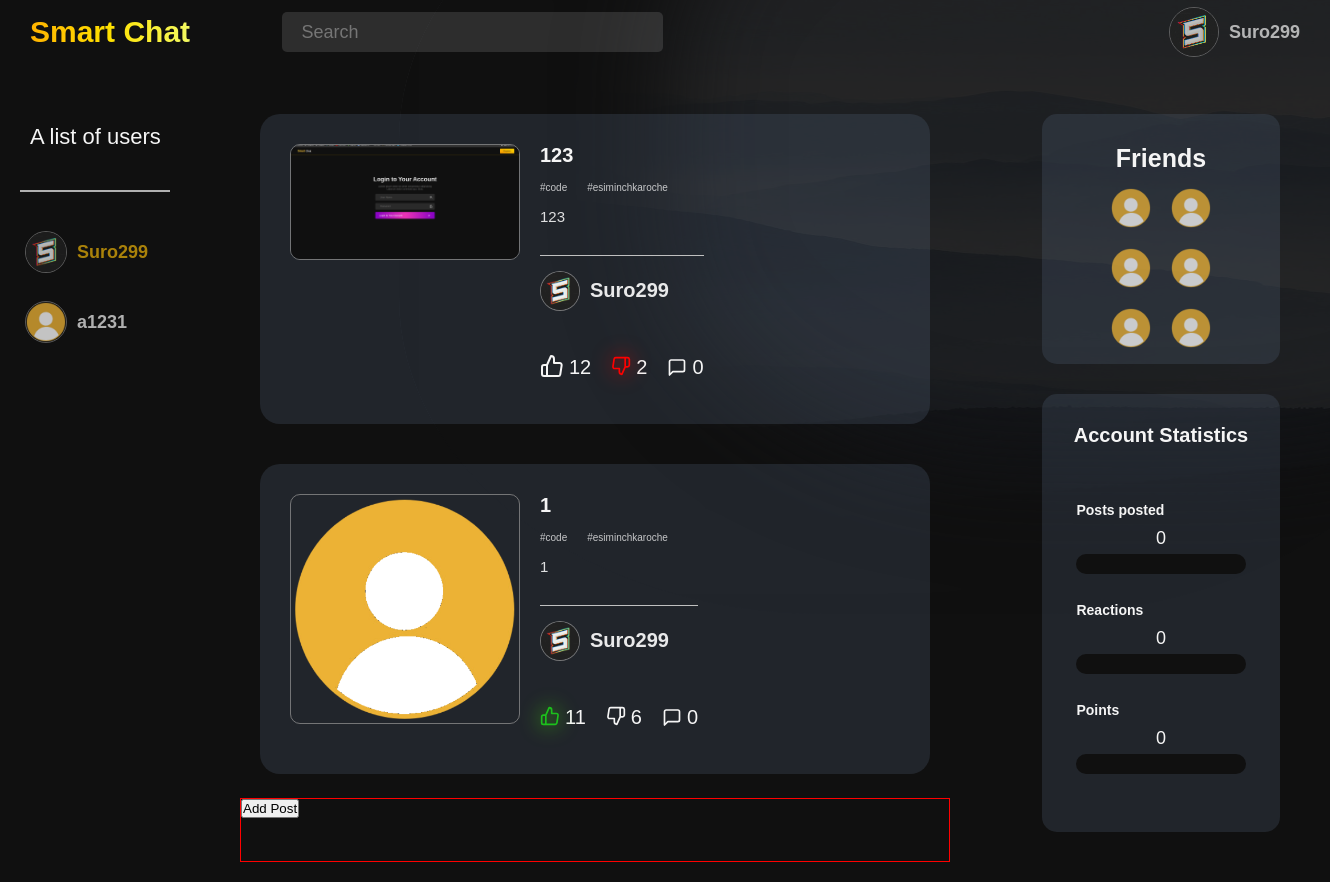
Screenshot of / (signed in) with the database file from the repository.
### users/models.py (models this page shows, shortened)
class CustomUser(AbstractBaseUser, PermissionsMixin):
    username = models.CharField(_("User name"), max_length=255, unique=True)
    email = models.EmailField(_("email address"), blank=True, default = "",)
    avatar = models.ImageField(_("User avatar"), blank=True, default = "default_avatar.png",)
    posts_posted = models.PositiveBigIntegerField(_("posts_posted"), blank = True, default = 0)
    reactions = models.PositiveBigIntegerField(_("reactions"), blank = True, default = 0)
    points = models.PositiveBigIntegerField(_("points"), blank = True, default = 0)
    is_staff = models.BooleanField(default=False)
    is_active = models.BooleanField(default=True)
    date_joined = models.DateTimeField(default=timezone.now)
    USERNAME_FIELD = "username"
    REQUIRED_FIELDS = ["email"]
    objects = CustomUserManager()

### main/models.py (models this page shows, shortened)
class PostsModel(models.Model):
    sender = models.ForeignKey(CustomUser, on_delete=models.CASCADE, null=True, blank=True)
    post_title = models.CharField("Post Title", max_length = 255)
    post_text = models.TextField("Post Content")
    post_image = models.ImageField("Post Image")
    like = models.PositiveBigIntegerField("Likes Count", blank = True, default = 0)
    dislike = models.PositiveBigIntegerField("Dislikes Count", blank = True, default = 0)
    comments = models.PositiveBigIntegerField("Comments Count", blank = True, default = 0)
    timestamp = models.DateTimeField(auto_now_add = True)
    likers = models.ManyToManyField(CustomUser, related_name = "likers", blank = True)
    dislikers = models.ManyToManyField(CustomUser, related_name = "dislikers", blank = True)

### main/views.py (the view, shortened to what this page needs)
# urls.py: path("", views.home, name = "home"),
def home(request):
    if not(request.user.is_authenticated):
        return redirect("login")
    user_list = User.objects.all()
    post_list = PostsModel.objects.all()[::-1]
    return render(request, "main/home.html", context = {
            "user_list": user_list,
            "post_list": post_list,
        })

### main/templates/main/home.html (shortened to what this page needs)
{% load static %}
<!DOCTYPE html>
<html lang="en">
<head>
    <link rel="stylesheet" href="{% static 'main/css/home/style.css' %}">
</head>
<body>
    <div class="background_imgae">
        <img  src="{% static 'main/img/backgrounds/home_bgp.jpg'%}" alt="">
    </div>
    <header>
        <section>
            <h1> <span>Smart</span> Chat </h1>
        </section>
        <section>
            <input type="text" placeholder = "Search">
        </section>
        <section>
            <button> <img src="{{ user.avatar.url }}" alt=""> </button>
            <h3> {{ user.username }} </h3>
        </section>
    </header>
    <menu>
        <p> A list of users </p>
        <hr>
        <ul>
            {% for i in user_list%}
                {% if i.is_staff %}
                    <li>
                        <a href="">
                            <img src="{{ i.avatar.url }}" alt="">
                            <h3 style = "color: rgba(230, 174, 8, 0.721)" > {{ i.username }} </h3>
                        </a>
                    </li>
                {% else %}
                    <li style = "box-shadow: 17px 0px 1px 0px rgba(71, 208, 52, 0.89) inset;">
                        <a href="">
                            <img src="{{ i.avatar.url }}" alt="User avatar">
                            <h3> {{ i.username }} </h3>
                        </a>
                    </li>
                {% endif%}
            {% endfor %}
        </ul>
    </menu>
    <main>
        {% for i in post_list%}
        <section  class = "post">
            <div>
                {% if i.post_image %}
                    <img src="{{ i.post_image.url }}" alt="">
                {% else %}
                    <img src="{% static 'main/img/backgrounds/load_imgae.jpeg'%}" alt="">
                {% endif %}
            </div>
            <div>
                <h1> {{ i.post_title }} </h1>
                <span>
                    <p> #code </p>
                    <p> #esiminchkaroche </p>
                </span>
                <span>
                    <p>
                        {{ i.post_text }}
                    </p>
                </span>
                <a href="">
                    <span>
                        <img src="{{ i.sender.avatar.url }}" alt="">
                        <h1> {{ i.sender.username }} </h1>
                    </span>
                </a>
                <span>
                    <form method="post">
                        {% if user in i.likers.all %}
                            <dl><button value = "{{i.id}}" name = "btn_l" type="submit"><img style=" filter: drop-shadow(0 0 1rem rgb(72, 255, 0));  width: 2rem;" src="{% static 'main/icon/home/active_like.svg' %}" alt="like"> </button> <p> {{ i.like }} </p> </dl>
                        {% else %}
                            <dl><button value = "{{i.id}}" name = "btn_l" type="submit"><img src="{% static 'main/icon/home/like.svg' %}" alt="like"> </button> <p> {{ i.like }} </p> </dl>
                        {% endif %}
                        {% if user in i.dislikers.all %}
                            <dl><button value = "{{i.id}}" name = "btn_d" type="submit"><img style = "filter: drop-shadow(0 0 1rem rgb(255, 0, 0)); width: 2rem;" src="{% static 'main/icon/home/active_dislike.svg' %}" alt="dislike"> </button> <p> {{ i.dislike }} </p> </dl>
                        {% else %}
                            <dl><button value = "{{i.id}}" name = "btn_d" type="submit"><img src="{% static 'main/icon/home/dislike.svg' %}" alt="dislike"> </button> <p> {{ i.dislike }} </p> </dl>
                        {% endif %}
                        <dl><a href=""><img src="{% static 'main/icon/home/comment.svg' %}" alt="Comment"> </> <p> {{ i.comments }} </p></a> </dl>
                    </form>
                </span>
            </div>
        </section>
        {% endfor %}
    </main>
    <footer>
        <a href="{% url 'add_post' %}"> <button> Add Post </button> </a>
    </footer>
    <nav>
        <section>
            <h1> Friends </h1>
            <span>
                <img src="{% static 'main/default_avatars/default_avatar.png'%}" alt=""></div>
                <img src="{% static 'main/default_avatars/default_avatar.png'%}" alt=""></div>
                <img src="{% static 'main/default_avatars/default_avatar.png'%}" alt=""></div>
                <img src="{% static 'main/default_avatars/default_avatar.png'%}" alt=""></div>
                <img src="{% static 'main/default_avatars/default_avatar.png'%}" alt=""></div>
                <img src="{% static 'main/default_avatars/default_avatar.png'%}" alt=""></div>
            </span>
        </section>
        <section>
            <h1> Account Statistics </h1>
            <span>
                <div class = "stat_div">
                    <h2> Posts posted </h2>
                    <p> {{ user.posts_posted}} </p>
                    <div>
                    </div>
                </div>
                <div class = "stat_div" >
                    <h2> Reactions </h2>
                    <p> {{ user.reactions }} </p>
                    <div>
                    </div>
                </div>
                <div class = "stat_div" >
                    <h2> Points </h2>
                    <p> {{ user.points }} </p>
                    <div>
                    </div>
                </div>
            </span>
        </section>
    </nav>
</body>
</html>

### rows the page displays
CustomUser: avatar (picture), username "Suro299", posts_posted "0", reactions "0", points "0"
CustomUser: avatar (placeholder picture), username "a1231"
PostsModel: post_image (picture), post_title "123", post_text "123", sender.avatar (picture), sender.username "Suro299", {{ i.id }} 4 (drawn), like "12", dislike "2", comments "0"
PostsModel: post_image (placeholder picture), post_title "1", post_text "1", sender.avatar (picture), sender.username "Suro299", {{ i.id }} 3 (drawn), like "11", dislike "6", comments "0"
